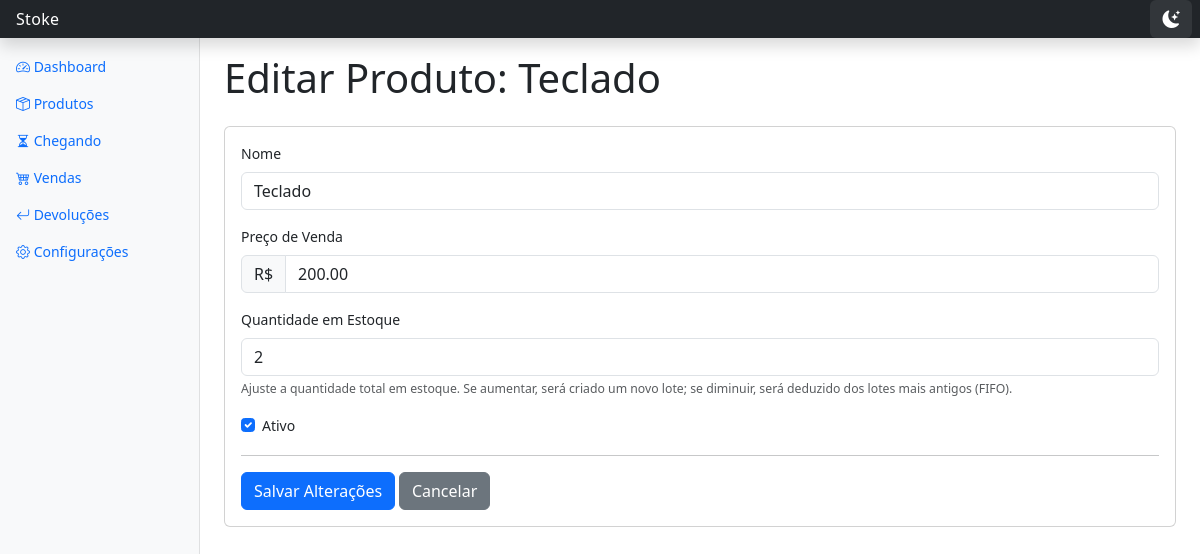
Page /produtos/5/editar/ on the earlier database version.
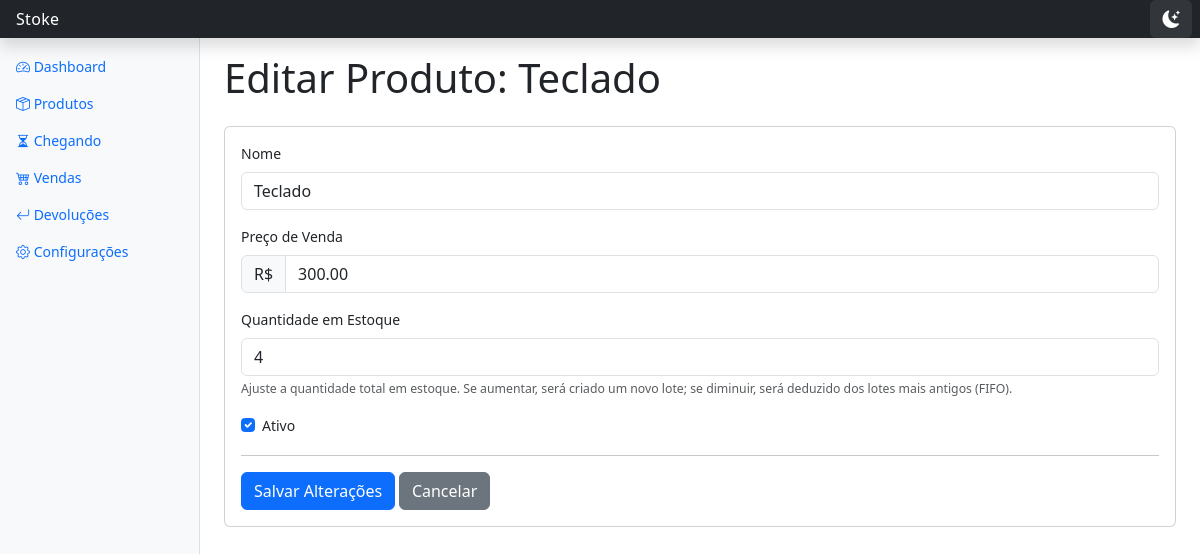
Same page on the later database version.
### inventario/models.py (models this page shows, shortened)
class Produto(models.Model):
    nome = models.CharField(max_length=255)
    descricao = models.TextField(blank=True, null=True)
    imagem = models.ImageField(upload_to='produtos/', blank=True, null=True)
    ativo = models.BooleanField(default=True)
    fornecedor = models.ForeignKey(Fornecedor, on_delete=models.PROTECT, related_name='produtos', null=True, blank=True)
    preco_venda = models.DecimalField('Preço de Venda', max_digits=10, decimal_places=2, null=True, blank=True)
    @property
    def quantidade_total(self):
        return self.lotes.aggregate(total=Sum('quantidade_atual'))['total'] or 0

### inventario/views.py (the view)
# urls.py: path('produtos/<int:pk>/editar/', views.editar_produto, name='editar_produto'),
def editar_produto(request, pk):
    produto = get_object_or_404(Produto, pk=pk)
    if request.method == 'POST':
        form = ProdutoEditForm(request.POST, instance=produto)
        if form.is_valid():
            form.save()
            nova_quantidade = form.cleaned_data.get('quantidade_estoque')
            if nova_quantidade is not None:
                quantidade_atual = produto.quantidade_total
                diferenca = nova_quantidade - quantidade_atual
                if diferenca > 0:
                    fornecedor_padrao = Fornecedor.objects.first()
                    if fornecedor_padrao:
                        Lote.objects.create(
                            produto=produto,
                            fornecedor=fornecedor_padrao,
                            quantidade_inicial=diferenca,
                            quantidade_atual=diferenca,
                            preco_compra=produto.custo_medio_ponderado or produto.preco_venda
                        )
                        messages.success(request, f'Estoque aumentado em {diferenca} unidades.')
                elif diferenca < 0:
                    quantidade_a_remover = abs(diferenca)
                    lotes_disponiveis = produto.lotes.filter(quantidade_atual__gt=0).order_by('data_entrada')
                    for lote in lotes_disponiveis:
                        if quantidade_a_remover <= 0:
                            break
                        if lote.quantidade_atual <= quantidade_a_remover:
                            quantidade_a_remover -= lote.quantidade_atual
                            lote.quantidade_atual = 0
                            lote.save()
                        else:
                            lote.quantidade_atual -= quantidade_a_remover
                            lote.save()
                            quantidade_a_remover = 0
                    messages.success(request, f'Estoque reduzido em {abs(diferenca)} unidades.')
            return redirect('inventario:detalhar_produto', pk=produto.pk)
    else:
        form = ProdutoEditForm(instance=produto)
        form.fields['quantidade_estoque'].initial = produto.quantidade_total
    context = {'form': form, 'titulo': f'Editar Produto: {produto.nome}', 'produto': produto}
    return render(request, 'inventario/editar_produto.html', context)

### inventario/forms.py
class ProdutoEditForm(forms.ModelForm):
    quantidade_estoque = forms.IntegerField(
        label="Quantidade em Estoque",
        min_value=0,
        required=False,
        widget=forms.NumberInput(attrs={'class': 'form-control'}),
        help_text='Ajuste a quantidade total em estoque. Se aumentar, será criado um novo lote; se diminuir, será deduzido dos lotes mais antigos (FIFO).'
    )
    class Meta:
        model = Produto
        fields = ['nome', 'preco_venda', 'ativo']
        widgets = {
            'nome': forms.TextInput(attrs={'class': 'form-control'}),
            'preco_venda': forms.NumberInput(attrs={'class': 'form-control'}),
            'ativo': forms.CheckboxInput(attrs={'class': 'form-check-input'}),
        }

### inventario/templates/inventario/editar_produto.html (shortened to what this page needs)
{% extends 'inventario/base.html' %}
{% block content %}
<h1 class="mb-4">{{ titulo }}</h1>
<div class="card">
    <div class="card-body">
        <form method="post">
            <div class="mb-3">
                <label for="{{ form.nome.id_for_label }}" class="form-label">{{ form.nome.label }}</label>
                {{ form.nome }}
            </div>
            <div class="mb-3">
                <label for="{{ form.preco_venda.id_for_label }}" class="form-label">{{ form.preco_venda.label }}</label>
                <div class="input-group">
                    <span class="input-group-text">R$</span>
                    {{ form.preco_venda }}
                </div>
            </div>
            <div class="mb-3">
                <label for="{{ form.quantidade_estoque.id_for_label }}" class="form-label">{{ form.quantidade_estoque.label }}</label>
                {{ form.quantidade_estoque }}
                <div class="form-text">{{ form.quantidade_estoque.help_text }}</div>
            </div>
            <div class="form-check mb-3">
                {{ form.ativo }}
                <label class="form-check-label" for="{{ form.ativo.id_for_label }}">
                    {{ form.ativo.label }}
                </label>
            </div>
            <hr>
            <button type="submit" class="btn btn-primary">Salvar Alterações</button>
            <a href="{% url 'inventario:detalhar_produto' pk=produto.pk %}" class="btn btn-secondary">Cancelar</a>
        </form>
    </div>
</div>
{% endblock %}

Differences in the rows shown:
changed Produto "Teclado": preco_venda "200.00" → "300.00"
Other differences:
form field quantidade_estoque: "2" → "4"
